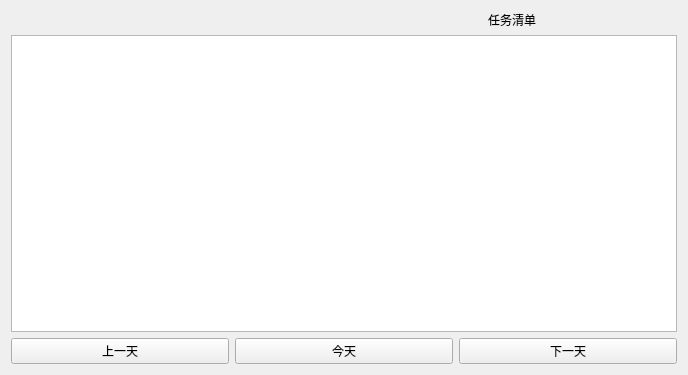
<?xml version="1.0" encoding="UTF-8"?>
<ui version="4.0">
 <class>Form</class>
 <widget class="QWidget" name="Form">
  <property name="geometry">
   <rect>
    <x>0</x>
    <y>0</y>
    <width>688</width>
    <height>375</height>
   </rect>
  </property>
  <property name="font">
   <font>
    <family>Microsoft YaHei</family>
    <weight>50</weight>
    <italic>false</italic>
    <bold>false</bold>
    <underline>false</underline>
    <kerning>false</kerning>
   </font>
  </property>
  <property name="windowTitle">
   <string>任务小程序</string>
  </property>
  <layout class="QVBoxLayout" name="verticalLayout_2">
   <item>
    <layout class="QHBoxLayout" name="horizontalLayout">
     <item>
      <widget class="QLabel" name="label_2">
       <property name="text">
        <string/>
       </property>
      </widget>
     </item>
     <item>
      <widget class="QLabel" name="label">
       <property name="text">
        <string>任务清单</string>
       </property>
       <property name="alignment">
        <set>Qt::AlignCenter</set>
       </property>
       <property name="wordWrap">
        <bool>false</bool>
       </property>
       <property name="margin">
        <number>0</number>
       </property>
       <property name="indent">
        <number>-1</number>
       </property>
       <property name="openExternalLinks">
        <bool>false</bool>
       </property>
      </widget>
     </item>
    </layout>
   </item>
   <item>
    <widget class="QTableWidget" name="tableWidget">
     <property name="contextMenuPolicy">
      <enum>Qt::DefaultContextMenu</enum>
     </property>
     <property name="lineWidth">
      <number>2</number>
     </property>
     <property name="columnCount">
      <number>0</number>
     </property>
    </widget>
   </item>
   <item>
    <layout class="QHBoxLayout" name="horizontalLayout_2">
     <item>
      <widget class="QPushButton" name="backButton">
       <property name="text">
        <string>上一天</string>
       </property>
      </widget>
     </item>
     <item>
      <widget class="QPushButton" name="todayButton">
       <property name="text">
        <string>今天</string>
       </property>
      </widget>
     </item>
     <item>
      <widget class="QPushButton" name="nextButton">
       <property name="text">
        <string>下一天</string>
       </property>
      </widget>
     </item>
    </layout>
   </item>
  </layout>
 </widget>
 <resources/>
 <connections/>
</ui>
